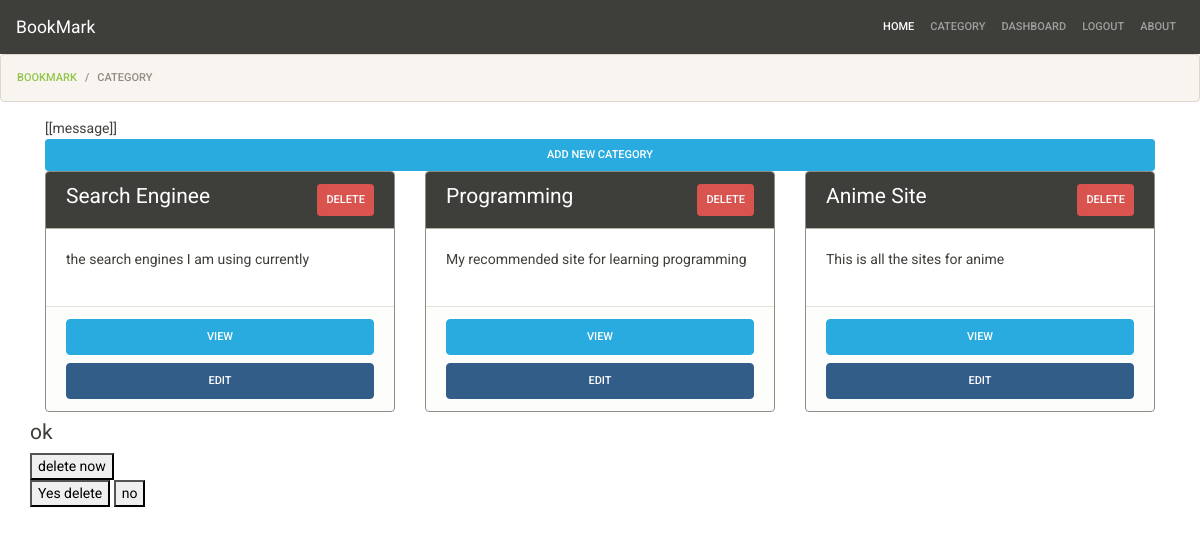
Before: /bookmark/category/ (signed in) with the older database file.
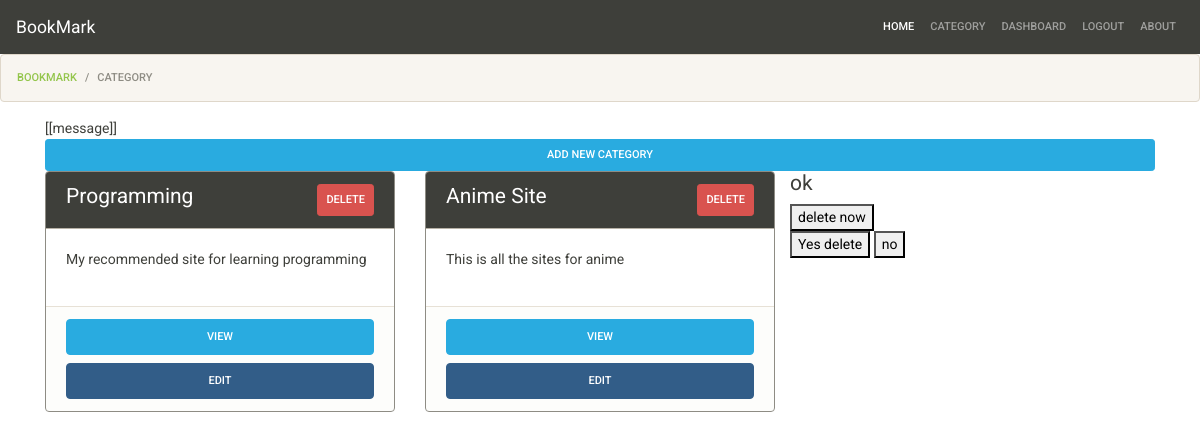
After: the same page with the newer database file.
### bookmarks/models.py (models this page shows, shortened)
class Category(models.Model):
    title       = models.CharField(max_length=120)
    description = models.TextField(blank=True,null=True)
    added_by    = models.ForeignKey(User,related_name='categories', on_delete=models.CASCADE)
    created_at  = models.DateTimeField(auto_now_add=True)

### bookmarks/views.py (the view)
# urls.py: path('category/',categoriesView,name='bookmark-category'),
@login_required
def categoriesView(request):
    template_name = 'bookmarks/categories.html'
    category = Category.objects.filter(added_by=request.user)
    context = {
        'category':category,
    }
    return render(request,template_name,context)

### bookmarks/templates/bookmarks/categories.html (shortened to what this page needs)
{% extends 'base.html' %}
{%block content %}
<ol class="breadcrumb">
    <li class="breadcrumb-item"><a href="{% url 'bookmark-page' %}">Bookmark</a></li>
    <li class="breadcrumb-item active">Category</li>
  </ol>
<div class="container mt-1" id="delete-category">
    [[message]]
    <a href="{%url 'bookmark-category-add' %}" class="btn btn-block btn-sm btn-info">Add New Category</a>
    <div class="row">
        {% if category %}
        {%for cat in category %}
        <div class="col-md-4">
            <div class="card border border-secondary mb-2">
                <div class="card-header bg-primary text-white">
                    <h4 class="d-inline">{{cat.title}}</h4>
                    <span class="float-right"><a @click="toggleDialog({{cat.id}})"  class="btn btn-sm btn-danger">Delete</a></span>
                </div>
                <div class="card-body">
                    <p>{{cat.description}}</p>
                </div>
                <div class="card-footer">
                    <a href="{% url 'bookmark-category-detail' cat.id %}" class="btn btn-info btn-block">View</a>
                    <a href="{% url 'bookmark-category-edit' cat.id %}" class="btn btn-primary btn-block">Edit</a>
                </div>
            </div>
        </div>
        {% endfor%}
        {%endif%}
        <div v-bind:class="{'d-none': showDialog }">
            <h4>ok</h4>
            <button @click="deleteCategory()">delete now</button>
            <div>
                <button>Yes delete</button>
                <button @click="showDialog = !showDialog"> no</button>
            </div>
        </div>
    </div>
</div>
{% endblock %}

Changed rows visible on the page:
removed Category: title "Search Enginee", description "the search engines I am using currently"
